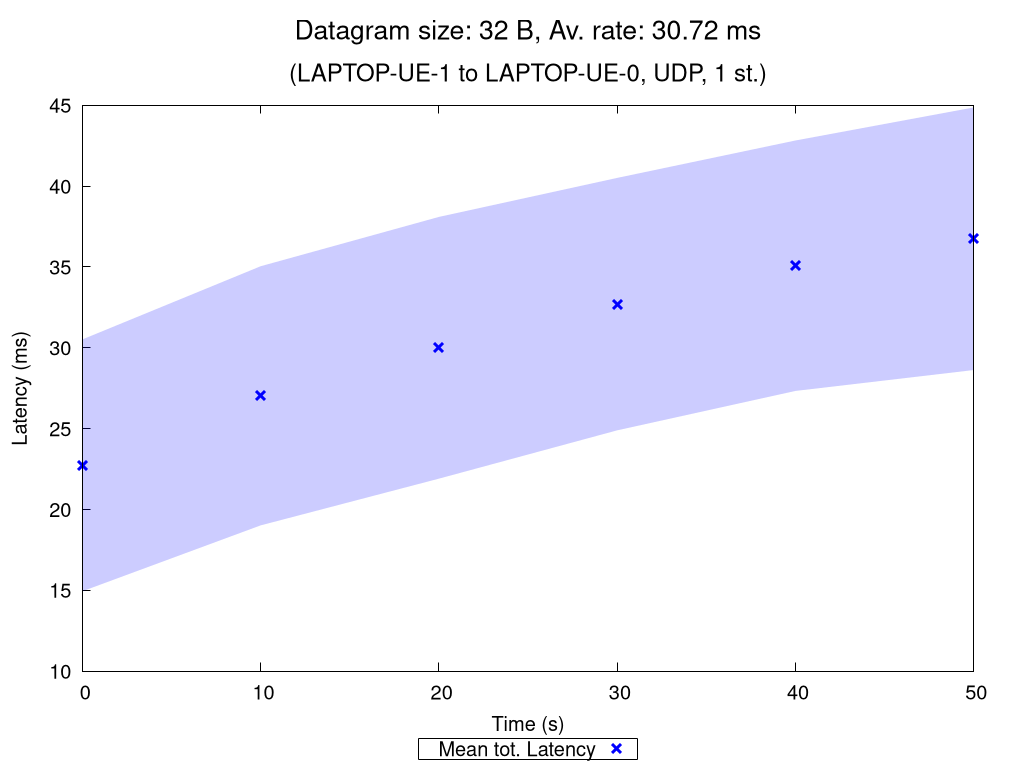

The script that saved this image:
set terminal pngcairo nocrop enhanced size 1024,768 font "Verdana,15"
set output "UDP_1_st_2020_10_11_12-13-14_two2one_00032B.png"

set title "{/=20 Datagram size: 32 B, Av. rate: 30.72 ms}\n\n{/=18 (LAPTOP-UE-1 to LAPTOP-UE-0, UDP, 1 st.)}"

set xlabel "Time (s)"
set ylabel "Latency (ms)"
set ytics nomirror
set key bmargin center horizontal box samplen 1 width -1
set bmargin 4.6
set rmargin 4.5

rf = 1.0  # rate factor
set style fill transparent solid 0.2 noborder
set autoscale xfix
plot "UDP_1_st_2020_10_11_12-13-14_two2one_00032B_iperf_processed.dat" using 1:($2/rf-$3/rf):($2/rf+$3/rf) with filledcurves lc rgb "blue" notitle, \
     "" using 1:($2/rf) with points pt 2 ps 1.5 lw 3 lc rgb "blue" title "Mean tot. Latency", \
